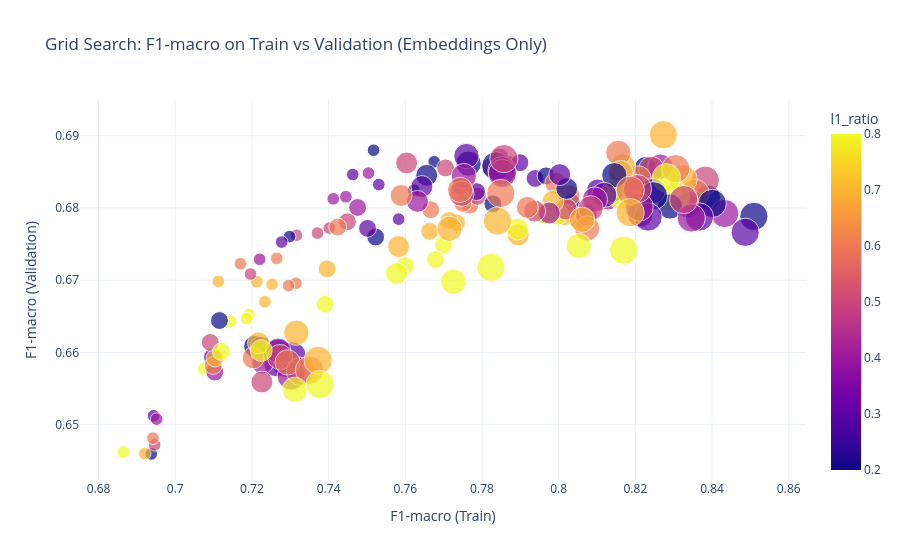

The code cell stored with this chart in its notebook:
### Markdown cell above
### 📈 Hyperparameter Search Results (F1 Train vs Validation)

### Code cell
# -----------------------------
# Scatter plot for hyperparameter search results
# -----------------------------
fig = px.scatter(
    df_results,
    x="f1_train_mean",
    y="f1_val_mean",
    color="l1_ratio",
    size="C",
    hover_data=["threshold", "l1_ratio", "C", "features_left"],
    title="Grid Search: F1-macro on Train vs Validation (Embeddings Only)"
)

# Update axis titles and layout
fig.update_layout(
    xaxis_title="F1-macro (Train)",
    yaxis_title="F1-macro (Validation)",
    template="plotly_white"
)

fig.show()

### Figure 1 — Plotly figure (JSON) as saved in the notebook; plotly's stock layout.template omitted (floating-point values rounded to 4 significant figures; data arrays with more than 128 entries replaced by an {"elided": "..."} marker saying what was removed)
{"data": [{"customdata": {"elided": "175x4 float values"}, "hovertemplate": "f1_train_mean=%{x}<br>f1_val_mean=%{y}<br>C=%{customdata[2]}<br>threshold=%{customdata[0]}<br>l1_ratio=%{marker.color}<br>features_left=%{customdata[3]}<extra></extra>", "legendgroup": "", "marker": {"color": {"elided": "175 float values"}, "coloraxis": "coloraxis", "size": {"elided": "175 float values"}, "sizemode": "area", "sizeref": 0.00625, "symbol": "circle"}, "mode": "markers", "name": "", "orientation": "v", "showlegend": false, "type": "scatter", "x": {"elided": "175 float values"}, "xaxis": "x", "y": {"elided": "175 float values"}, "yaxis": "y"}], "layout": {"coloraxis": {"colorbar": {"title": {"text": "l1_ratio"}}, "colorscale": [[0, "#0d0887"], [0.1111, "#46039f"], [0.2222, "#7201a8"], [0.3333, "#9c179e"], [0.4444, "#bd3786"], [0.5556, "#d8576b"], [0.6667, "#ed7953"], [0.7778, "#fb9f3a"], [0.8889, "#fdca26"], [1, "#f0f921"]]}, "legend": {"itemsizing": "constant", "tracegroupgap": 0}, "title": {"text": "Grid Search: F1-macro on Train vs Validation (Embeddings Only)"}, "xaxis": {"anchor": "y", "domain": [0, 1], "title": {"text": "F1-macro (Train)"}}, "yaxis": {"anchor": "x", "domain": [0, 1], "title": {"text": "F1-macro (Validation)"}}}}
